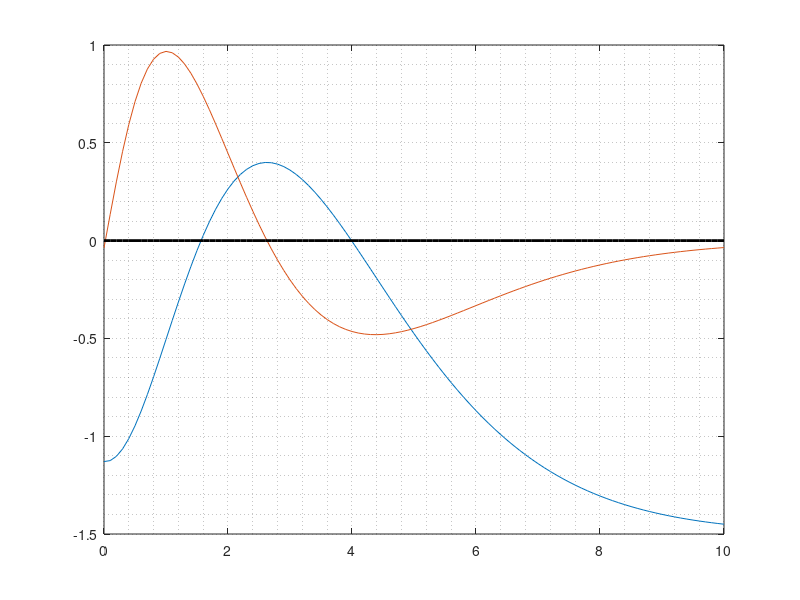

Write the MATLAB code that produced this figure. (Note: this script raises an error after producing the figure.)
 % Entregable
clear all; clc;

% Inciso 1
% Se define la funcion E(t)-1.5 y su primer derivada
E = @(t) (((t+(1/3)).^3 + (1/3)) .* e.^(-t) - 1.5);
dE = @(t) (e.^(-t) .* ( 3 .* (t+(1/3)).^2 - (t+(1/3)).^3 - (1/3)));

% Grafica de E(t) y E'(t)
 x = [0:0.1:10];
 y_E = E(x);
 y_dE = dE(x);
 z=@(x) 0.*x;
 zz=z(x);
 figure(1);
 plot(x, y_E, x, y_dE,x,zz,'k-','linewidth', 2);
 grid minor
% Maximo de iteraciones y tolerancia
 maxit = 20;
 tol = 1E-12;

 % Calculo de la ra?z en el intervalo [1:2]

 x0_1 = 2;
 [r1, it1, rh1,~]= newton(E, dE, x0_1, maxit, tol);

 % Calculo de la ra?z en el intervalo [3:5]

 x0_2 = 3;
 [r2, it2, rh2,~]= newton(E, dE, x0_2, maxit, tol);

 disp("t -> E = 1.5 | Iteraciones ");
 disp([r1 it1]);
 disp([r2 it2]);

 % Grafica de la convergencia
 figure(2);
 semilogy([1:it1], rh1, [1:it2], rh2);
 grid minor

 % ----------------------------------------------------------------- %

 % Inciso 2
 % Se redefine la funcion de E(t) y se define la segunda derivada
 E = @(t) (((t+(1/3)).^3 + (1/3)) .* e.^(-t));
 d2E = @(t) (e.^(-t) .* ( (t+(1/3)).^3 - 6 .* (t+(1/3)).^2 + 6 .*(t+(1/3)) + (1/3)));

 % Grafica de E(t), E'(t) y E''(t)
 x = [0:0.1:10];
 y_E = E(x);
 y_dE = dE(x);
 y_d2E = d2E(x);

 figure(3);
 plot(x, y_E, x, y_dE, x, y_d2E,x,zz,'k-','linewidth', 2);
 grid minor
 % Calculo del punto cr?tico en el intervalo [2:3]

 x0_3 = 2;
 [r3, it3, rh3,~]= newton(dE, d2E, x0_3, maxit, tol);

 disp("t -> E_max | Iteraciones ");
 disp([r3 it3]);
 disp("Valor de E_max");
 disp(E(r3));

 % Grafica de la convergencia
 figure(4);
 semilogy([1:it3], rh3);
 grid minor
 % ----------------------------------------------------------------- %

 % Inciso 3
 % Se redefine la funcion de E(t) y se define la segunda derivada
 d3E = @(t) (e.^(-t) .* ( -((t+(1/3)).^3) + 9 .* (t+(1/3)).^2 - 18 .*(t+(1/3)) + (17/3)));

 % Grafica de E'(t), E''(t) y E'''(t)
 x = [0:0.1:10];
 y_dE = dE(x);
 y_d2E = d2E(x);
 y_d3E = d3E(x);
 figure(5);
 plot(x, y_dE, x, y_d2E, x, y_d3E,x,zz,'k-','linewidth', 2);
 grid minor
 % Aproximacion al punto cr?tico de E'(t) en el intervalo [0:2]

 xmin = 0;
 xmax = 2;
 maxit_b = 10;
 tol_b = 1E-1;
 [x0_4_aprox, it4_aprox] = biseccion(d2E, xmin, xmax, maxit_b,tol_b);


 [r4, it4, rh4,~]= newton (d2E, d3E, x0_4_aprox, maxit, tol);

 disp("t -> dE_max");
 disp(r4);
